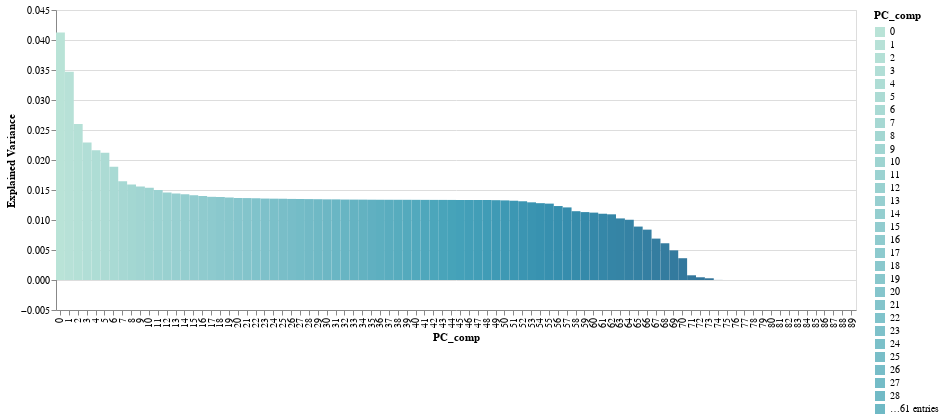

Notebook code cell kept with this figure:
### Markdown cell above
### Scree Plot

### Code cell
# highlight = alt.selection(type='single',
#     on="mouseover", fields=["Explained Variance"], nearest=True
# )

# 
input_dropdown = alt.binding_select(options=[0,1,2,3,4,5,6,7,8,9,10,11,12,13],
                                   name='PC_comp')

# colorscale = alt.Scale(domain=['sun', 'fog', 'drizzle', 'rain', 'snow'],
#                        range=['goldenrod', 'gray', 'lightblue', 'steelblue', 'midnightblue'])


selection = alt.selection_single(fields=['PC_comp'], bind=input_dropdown)

color = alt.condition(selection, # what is determining the logic
                     alt.Color('PC_comp:N',scale=alt.Scale(scheme="tealblues")), # if the logic is true
                     alt.value('lightgray')) # if the logic is false

opacity = alt.condition(selection, alt.value(1.0), alt.value(0.50))


rect = alt.Chart(df_pc_u).mark_rect(size=90).encode(
    alt.Y('Explained Variance:Q'),
    x=('PC_comp:N'),
    tooltip=['Explained Variance:Q','PC_comp:N'],
    color = color,
    opacity=opacity
    #column=alt.Column('Explained_Variance:Q', sort=alt.SortField("sort_val", order="descending")),

).add_selection(
  selection
).properties(
    width=800
)

text = alt.Chart(df_pc_u).mark_text( dy=100, color='#333').encode(
    x=alt.X('PC_comp:N'),
    y=alt.Y('Explained Variance:Q'),
    #detail='Explained Variance:Q',
    text=alt.Text('Explained Variance:Q',format='.2f')
)

rect
# .add_selection(
#     highlight
# )

### Figure 1 — Vega-Lite specification as saved in the notebook (floating-point values rounded to 4 significant figures)
{"config": {"view": {"continuousWidth": 400, "continuousHeight": 300}}, "data": {"name": "data-1ae10b3bf7e39d3991959e116b0d271b"}, "mark": {"type": "rect", "size": 90}, "encoding": {"color": {"condition": {"field": "PC_comp", "scale": {"scheme": "tealblues"}, "type": "nominal", "selection": "selector012"}, "value": "lightgray"}, "opacity": {"condition": {"value": 1.0, "selection": "selector012"}, "value": 0.5}, "tooltip": [{"field": "Explained Variance", "type": "quantitative"}, {"field": "PC_comp", "type": "nominal"}], "x": {"field": "PC_comp", "type": "nominal"}, "y": {"field": "Explained Variance", "type": "quantitative"}}, "selection": {"selector012": {"type": "single", "fields": ["PC_comp"], "bind": {"input": "select", "options": [0, 1, 2, 3, 4, 5, 6, 7, 8, 9, 10, 11, 12, 13], "name": "PC_comp"}}}, "width": 800, "$schema": "https://vega.github.io/schema/vega-lite/v4.17.0.json", "datasets": {"data-1ae10b3bf7e39d3991959e116b0d271b": [{"Explained Variance": 0.04123, "PC_comp": 0}, {"Explained Variance": 0.03472, "PC_comp": 1}, {"Explained Variance": 0.02601, "PC_comp": 2}, {"Explained Variance": 0.02292, "PC_comp": 3}, {"Explained Variance": 0.02163, "PC_comp": 4}, {"Explained Variance": 0.02122, "PC_comp": 5}, {"Explained Variance": 0.01886, "PC_comp": 6}, {"Explained Variance": 0.01648, "PC_comp": 7}, {"Explained Variance": 0.0159, "PC_comp": 8}, {"Explained Variance": 0.01559, "PC_comp": 9}, {"Explained Variance": 0.01539, "PC_comp": 10}, {"Explained Variance": 0.01499, "PC_comp": 11}, {"Explained Variance": 0.01456, "PC_comp": 12}, {"Explained Variance": 0.0144, "PC_comp": 13}, {"Explained Variance": 0.0143, "PC_comp": 14}, {"Explained Variance": 0.01413, "PC_comp": 15}, {"Explained Variance": 0.014, "PC_comp": 16}, {"Explained Variance": 0.01387, "PC_comp": 17}, {"Explained Variance": 0.01383, "PC_comp": 18}, {"Explained Variance": 0.01375, "PC_comp": 19}, {"Explained Variance": 0.01367, "PC_comp": 20}, {"Explained Variance": 0.01365, "PC_comp": 21}, {"Explained Variance": 0.01362, "PC_comp": 22}, {"Explained Variance": 0.01358, "PC_comp": 23}, {"Explained Variance": 0.01356, "PC_comp": 24}, {"Explained Variance": 0.01354, "PC_comp": 25}, {"Explained Variance": 0.01351, "PC_comp": 26}, {"Explained Variance": 0.0135, "PC_comp": 27}, {"Explained Variance": 0.01348, "PC_comp": 28}, {"Explained Variance": 0.01346, "PC_comp": 29}, {"Explained Variance": 0.01344, "PC_comp": 30}, {"Explained Variance": 0.01344, "PC_comp": 31}, {"Explained Variance": 0.01341, "PC_comp": 32}, {"Explained Variance": 0.0134, "PC_comp": 33}, {"Explained Variance": 0.0134, "PC_comp": 34}, {"Explained Variance": 0.01338, "PC_comp": 35}, {"Explained Variance": 0.01338, "PC_comp": 36}, {"Explained Variance": 0.01337, "PC_comp": 37}, {"Explained Variance": 0.01337, "PC_comp": 38}, {"Explained Variance": 0.01337, "PC_comp": 39}, {"Explained Variance": 0.01336, "PC_comp": 40}, {"Explained Variance": 0.01336, "PC_comp": 41}, {"Explained Variance": 0.01335, "PC_comp": 42}, {"Explained Variance": 0.01335, "PC_comp": 43}, {"Explained Variance": 0.01335, "PC_comp": 44}, {"Explained Variance": 0.01334, "PC_comp": 45}, {"Explained Variance": 0.01334, "PC_comp": 46}, {"Explained Variance": 0.01333, "PC_comp": 47}, {"Explained Variance": 0.01333, "PC_comp": 48}, {"Explained Variance": 0.0133, "PC_comp": 49}, {"Explained Variance": 0.01327, "PC_comp": 50}, {"Explained Variance": 0.01321, "PC_comp": 51}, {"Explained Variance": 0.01312, "PC_comp": 52}, {"Explained Variance": 0.01294, "PC_comp": 53}, {"Explained Variance": 0.01281, "PC_comp": 54}, {"Explained Variance": 0.01273, "PC_comp": 55}, {"Explained Variance": 0.01233, "PC_comp": 56}, {"Explained Variance": 0.0121, "PC_comp": 57}, {"Explained Variance": 0.01147, "PC_comp": 58}, {"Explained Variance": 0.01132, "PC_comp": 59}, {"Explained Variance": 0.01123, "PC_comp": 60}, {"Explained Variance": 0.01104, "PC_comp": 61}, {"Explained Variance": 0.01095, "PC_comp": 62}, {"Explained Variance": 0.01027, "PC_comp": 63}, {"Explained Variance": 0.01004, "PC_comp": 64}, {"Explained Variance": 0.008905, "PC_comp": 65}, {"Explained Variance": 0.008394, "PC_comp": 66}, {"Explained Variance": 0.0069, "PC_comp": 67}, {"Explained Variance": 0.006123, "PC_comp": 68}, {"Explained Variance": 0.004942, "PC_comp": 69}, {"Explained Variance": 0.003631, "PC_comp": 70}, {"Explained Variance": 0.0007837, "PC_comp": 71}, {"Explained Variance": 0.0004555, "PC_comp": 72}, {"Explained Variance": 0.0002865, "PC_comp": 73}, {"Explained Variance": 1.279e-05, "PC_comp": 74}, {"Explained Variance": 1.105e-17, "PC_comp": 75}, {"Explained Variance": 1.084e-17, "PC_comp": 76}, {"Explained Variance": 5.062e-18, "PC_comp": 77}, {"Explained Variance": 4.562e-18, "PC_comp": 78}, {"Explained Variance": 3.085e-18, "PC_comp": 79}, {"Explained Variance": 2.175e-18, "PC_comp": 80}, {"Explained Variance": 6.789e-19, "PC_comp": 81}, {"Explained Variance": 0.0, "PC_comp": 82}, {"Explained Variance": -1.26e-19, "PC_comp": 83}, {"Explained Variance": -3.723e-19, "PC_comp": 84}, {"Explained Variance": -2.518e-18, "PC_comp": 85}, {"Explained Variance": -3.383e-18, "PC_comp": 86}, {"Explained Variance": -4.752e-18, "PC_comp": 87}, {"Explained Variance": -8.156e-18, "PC_comp": 88}, {"Explained Variance": -8.9e-18, "PC_comp": 89}]}}
